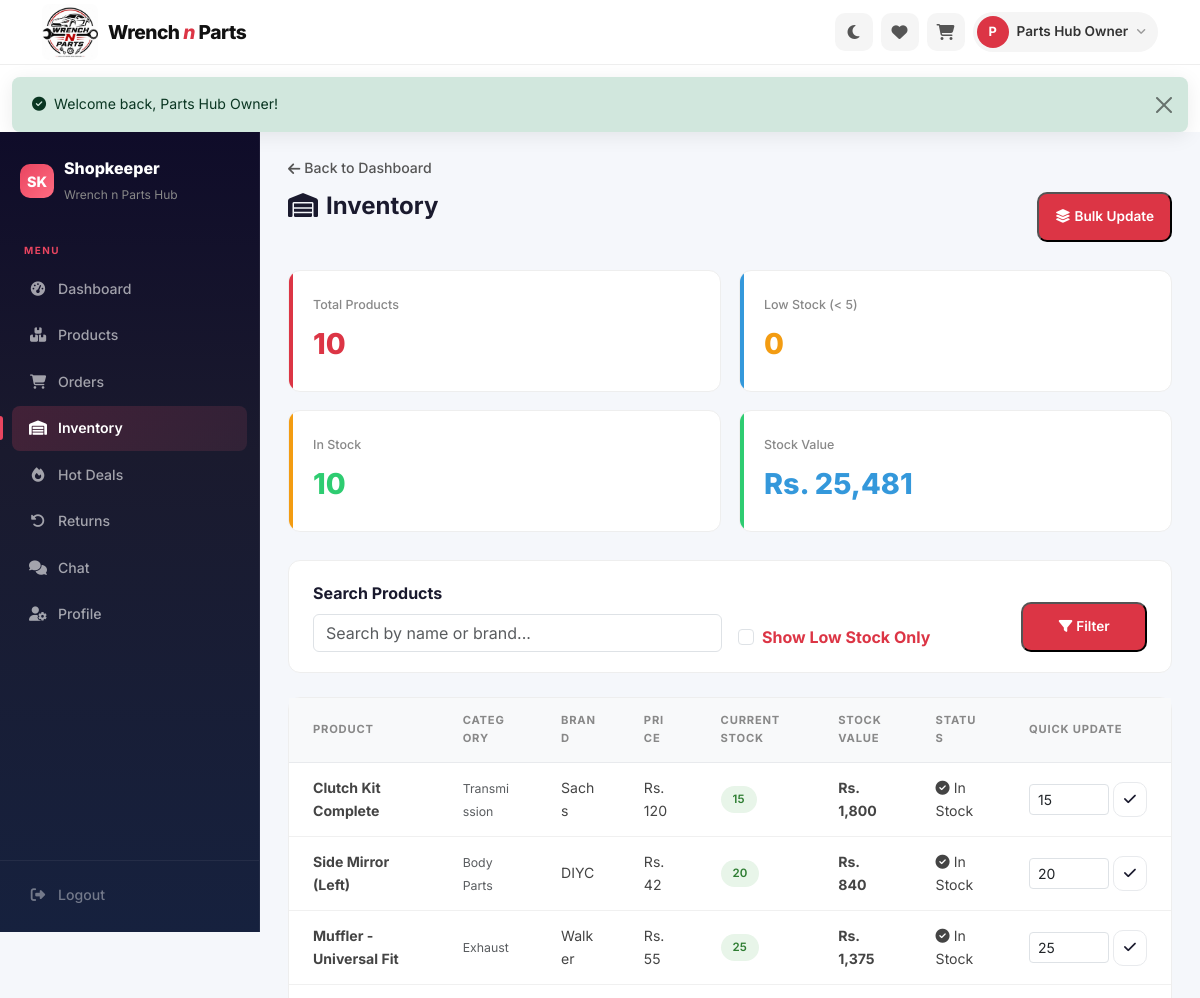
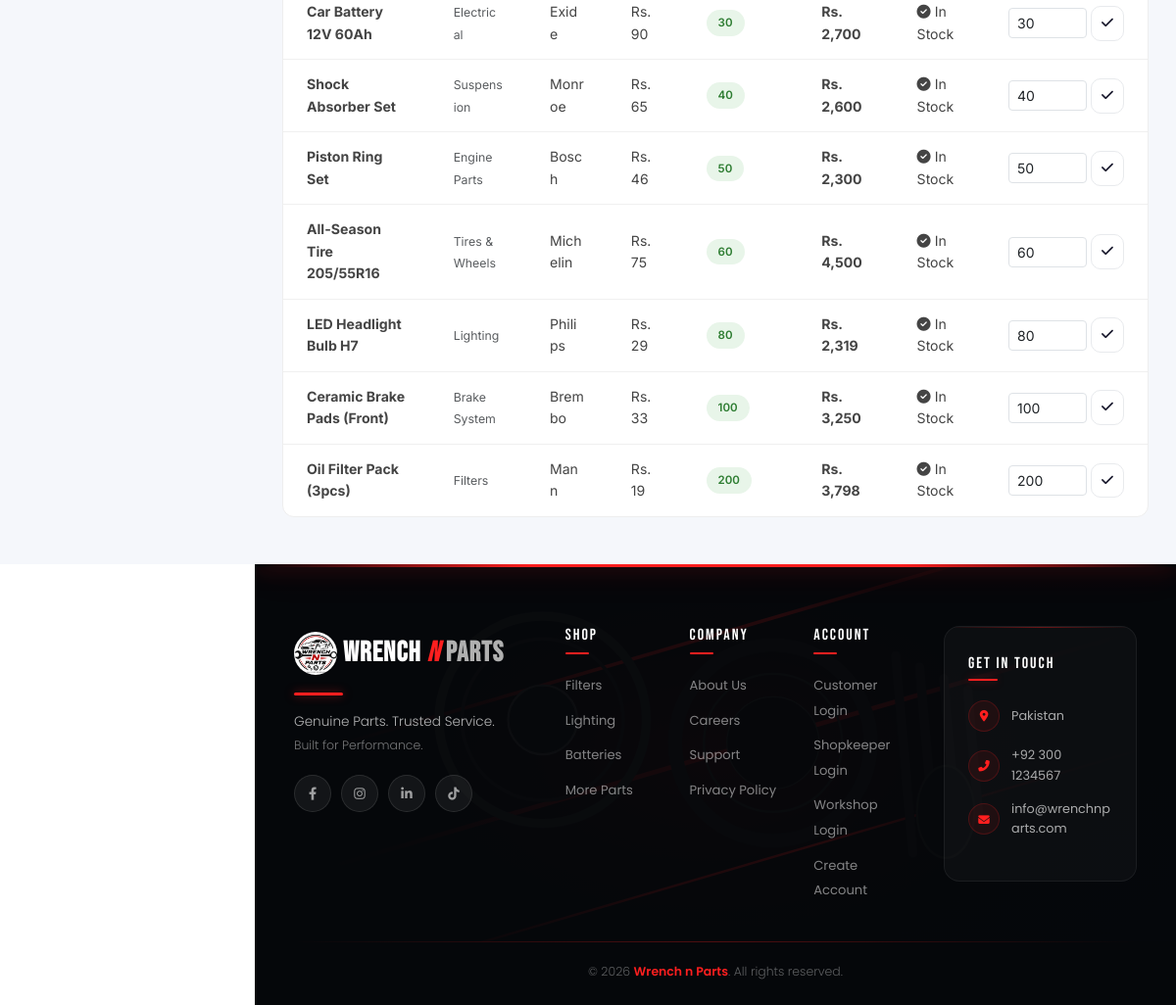
The app's page /legacy_php/shopkeeper/inventory.php (signed in) with its own data (2 pictures, top to bottom).
### tables this page shows
CREATE TABLE IF NOT EXISTS users (
    user_id INT AUTO_INCREMENT PRIMARY KEY,
    name VARCHAR(100) NOT NULL,
    email VARCHAR(150) NOT NULL UNIQUE,
    password VARCHAR(255) NOT NULL,
    phone VARCHAR(20),
    address TEXT,
    role ENUM('customer','shopkeeper','workshop','admin','management') DEFAULT 'customer',
    status ENUM('pending','active','inactive','banned') DEFAULT 'pending',
    profile_image VARCHAR(255) DEFAULT NULL,
    created_at TIMESTAMP DEFAULT CURRENT_TIMESTAMP,
    updated_at TIMESTAMP DEFAULT CURRENT_TIMESTAMP ON UPDATE CURRENT_TIMESTAMP
);

CREATE TABLE IF NOT EXISTS shops (
    shop_id INT AUTO_INCREMENT PRIMARY KEY,
    user_id INT NOT NULL,
    shop_name VARCHAR(150) NOT NULL,
    description TEXT,
    location VARCHAR(255),
    contact VARCHAR(20),
    logo VARCHAR(255) DEFAULT NULL,
    status ENUM('active','inactive','pending') DEFAULT 'pending',
    created_at TIMESTAMP DEFAULT CURRENT_TIMESTAMP,
    FOREIGN KEY (user_id) REFERENCES users(user_id) ON DELETE CASCADE
);

CREATE TABLE IF NOT EXISTS products (
    product_id INT AUTO_INCREMENT PRIMARY KEY,
    shop_id INT NOT NULL,
    category_id INT,
    product_name VARCHAR(200) NOT NULL,
    description TEXT,
    price DECIMAL(10,2) NOT NULL,
    discount_price DECIMAL(10,2) DEFAULT NULL,
    stock INT DEFAULT 0,
    product_image VARCHAR(255) DEFAULT NULL,
    brand VARCHAR(100),
    car_brand VARCHAR(100) DEFAULT NULL,
    car_model VARCHAR(100) DEFAULT NULL,
    compatible_vehicles TEXT,
    status ENUM('available','unavailable','discontinued') DEFAULT 'available',
    created_at TIMESTAMP DEFAULT CURRENT_TIMESTAMP,
    updated_at TIMESTAMP DEFAULT CURRENT_TIMESTAMP ON UPDATE CURRENT_TIMESTAMP,
    FOREIGN KEY (shop_id) REFERENCES shops(shop_id) ON DELETE CASCADE,
    FOREIGN KEY (category_id) REFERENCES categories(category_id) ON DELETE SET NULL
);

CREATE TABLE IF NOT EXISTS categories (
    category_id INT AUTO_INCREMENT PRIMARY KEY,
    category_name VARCHAR(100) NOT NULL,
    category_image VARCHAR(255) DEFAULT NULL,
    description TEXT,
    created_at TIMESTAMP DEFAULT CURRENT_TIMESTAMP
);

### legacy_php/includes/config.php (called while the page is built, shortened)
<?php
$conn = new mysqli(DB_HOST, DB_USER, DB_PASS, DB_NAME);
$conn->set_charset("utf8mb4");
$conn->query("SET time_zone = '+05:00'");
if (!isset($_SESSION['user_id'])) {
    $logged_in = false;
    $current_user = null;
} else {
    $stmt = $conn->prepare("SELECT * FROM users WHERE user_id = ?");
    $stmt->bind_param("i", $_SESSION['user_id']);
    $stmt->execute();
    $result = $stmt->get_result();
    $current_user = $result->fetch_assoc();
    $logged_in = true;
}
function getFlash() {
    if (isset($_SESSION['flash'])) {
        $flash = $_SESSION['flash'];
        return $flash;
    }
    return null;
}
function formatCurrency($amount) {
    return 'Rs. ' . number_format($amount, 0);
}
?>

### legacy_php/shopkeeper/inventory.php (the view, shortened to what this page needs)
<?php
require_once __DIR__ . '/../includes/config.php';
$stmt = $conn->prepare("SELECT * FROM shops WHERE user_id = ?");
$stmt->bind_param("i", $current_user['user_id']);
$stmt->execute();
$shop = $stmt->get_result()->fetch_assoc();
$shop_id = $shop['shop_id'];
$search = isset($_GET['search']) ? sanitize($_GET['search']) : '';
$filter_low = isset($_GET['low_stock']);
$sql = "SELECT p.*, c.category_name FROM products p LEFT JOIN categories c ON p.category_id = c.category_id WHERE p.shop_id = ?";
$params = [$shop_id];
$types = "i";
$sql .= " ORDER BY p.stock ASC, p.product_name ASC";
$stmt = $conn->prepare($sql);
$stmt->bind_param($types, ...$params);
$stmt->execute();
$products = $stmt->get_result()->fetch_all(MYSQLI_ASSOC);
$total_products = count($products);
$low_stock_count = 0;
$out_of_stock = 0;
$total_stock_value = 0;
foreach ($products as $p) {
    $total_stock_value += $p['stock'] * $p['price'];
}
require_once __DIR__ . '/../includes/header.php';
?>
<div class="dash-layout">
    <div class="dash-sidebar">
        <div class="dash-sidebar-brand">
            <div class="dash-brand-icon">SK</div>
            <div>
                <div class="dash-brand-text">Shopkeeper</div>
                <small style="color:#888;font-size:0.75rem;"><?php echo htmlspecialchars($shop['shop_name']); ?></small>
            </div>
        </div>
        <div class="dash-sidebar-label">Menu</div>
        <nav class="dash-nav">
            <a class="dash-nav-link" href="dashboard.php"><i class="fas fa-tachometer-alt"></i>Dashboard</a>
            <a class="dash-nav-link" href="products.php"><i class="fas fa-boxes-stacked"></i>Products</a>
            <a class="dash-nav-link" href="orders.php"><i class="fas fa-shopping-cart"></i>Orders</a>
            <a class="dash-nav-link active" href="inventory.php"><i class="fas fa-warehouse"></i>Inventory</a>
            <a class="dash-nav-link" href="hot-deals.php"><i class="fas fa-fire"></i>Hot Deals</a>
            <a class="dash-nav-link" href="returns.php"><i class="fas fa-undo-alt"></i>Returns</a>
            <a class="dash-nav-link" href="chat.php"><i class="fas fa-comments"></i>Chat</a>
            <a class="dash-nav-link" href="profile.php"><i class="fas fa-user-cog"></i>Profile</a>
        </nav>
        <div class="dash-sidebar-footer">
            <a class="dash-nav-link logout" href="<?php echo SITE_URL; ?>/logout.php"><i class="fas fa-sign-out-alt"></i>Logout</a>
        </div>
    </div>
    <div class="dash-main">
        <a href="<?php echo SITE_URL; ?>/shopkeeper/dashboard.php" style="color:#555;text-decoration:none;font-size:0.88rem;font-weight:500;display:inline-flex;align-items:center;gap:4px;margin-bottom:12px;"><i class="fas fa-arrow-left"></i> Back to Dashboard</a>
        <div class="dash-header">
            <h2 class="fw-bold mb-0"><i class="fas fa-warehouse me-2"></i>Inventory</h2>
            <div class="dash-header-actions">
                <button class="dash-btn-action dash-btn-primary" data-bs-toggle="modal" data-bs-target="#bulkUpdateModal">
                    <i class="fas fa-layer-group me-1"></i>Bulk Update
                </button>
            </div>
        </div>
        <div class="dash-stats">
            <div class="dash-stat-card">
                <div class="dash-stat-label">Total Products</div>
                <div class="dash-stat-number stat-red"><?php echo $total_products; ?></div>
            </div>
            <div class="dash-stat-card">
                <div class="dash-stat-label">Low Stock (< 5)</div>
                <div class="dash-stat-number stat-yellow"><?php echo $low_stock_count; ?></div>
            </div>
            <div class="dash-stat-card">
                <div class="dash-stat-label">In Stock</div>
                <div class="dash-stat-number stat-green"><?php echo $total_products - $out_of_stock; ?></div>
            </div>
            <div class="dash-stat-card">
                <div class="dash-stat-label">Stock Value</div>
                <div class="dash-stat-number stat-blue"><?php echo formatCurrency($total_stock_value); ?></div>
            </div>
        </div>
        <div class="dash-card mb-4">
            <div class="dash-card-body">
                <form method="GET" class="row g-3 align-items-end">
                    <div class="col-md-6">
                        <label class="form-label fw-bold">Search Products</label>
                        <input type="text" name="search" class="form-control" placeholder="Search by name or brand..." value="<?php echo htmlspecialchars($search); ?>">
                    </div>
                    <div class="col-md-4">
                        <div class="form-check mt-4">
                            <input class="form-check-input" type="checkbox" name="low_stock" id="lowStockFilter" <?php echo $filter_low ? 'checked' : ''; ?>>
                            <label class="form-check-label fw-bold" for="lowStockFilter">
                                <span class="text-danger">Show Low Stock Only</span>
                            </label>
                        </div>
                    </div>
                    <div class="col-md-2">
                        <button type="submit" class="dash-btn-action dash-btn-primary w-100"><i class="fas fa-filter me-1"></i>Filter</button>
                    </div>
                </form>
            </div>
        </div>
        <?php if (empty($products)): ?>
            <div class="dash-card">
                <div class="dash-card-body text-center py-5">
                    <i class="fas fa-warehouse fa-3x text-muted mb-3"></i>
                    <h5 class="text-muted">No products found</h5>
                </div>
            </div>
        <?php else: ?>
            <div class="dash-card">
                <div class="dash-card-body p-0">
                    <div class="table-responsive">
                        <table class="table-modern">
                            <thead>
                                <tr>
                                    <th>Product</th>
                                    <th>Category</th>
                                    <th>Brand</th>
                                    <th>Price</th>
                                    <th>Current Stock</th>
                                    <th>Stock Value</th>
                                    <th>Status</th>
                                    <th>Quick Update</th>
                                </tr>
                            </thead>
                            <tbody>
                                <?php foreach ($products as $prod): ?>
                                    <tr <?php echo $prod['stock'] < 5 ? 'class="table-warning"' : ''; ?>>
                                        <td class="fw-bold"><?php echo htmlspecialchars($prod['product_name']); ?></td>
                                        <td><small class="text-muted"><?php echo htmlspecialchars($prod['category_name'] ?? 'N/A'); ?></small></td>
                                        <td><?php echo htmlspecialchars($prod['brand']); ?></td>
                                        <td class="product-price"><?php echo formatCurrency($prod['price']); ?></td>
                                        <td>
                                            <?php if ($prod['stock'] == 0): ?>
                                                <span class="dash-badge dash-badge-red"><?php echo $prod['stock']; ?></span>
                                            <?php elseif ($prod['stock'] < 5): ?>
                                                <span class="dash-badge dash-badge-orange"><?php echo $prod['stock']; ?></span>
                                            <?php else: ?>
                                                <span class="dash-badge dash-badge-green"><?php echo $prod['stock']; ?></span>
                                            <?php endif; ?>
                                        </td>
                                        <td><strong><?php echo formatCurrency($prod['stock'] * $prod['price']); ?></strong></td>
                                        <td>
                                            <?php if ($prod['stock'] == 0): ?>
                                                <span class="stock-out"><i class="fas fa-times-circle me-1"></i>Out of Stock</span>
                                            <?php elseif ($prod['stock'] < 5): ?>
                                                <span class="stock-low"><i class="fas fa-exclamation-triangle me-1"></i>Low Stock</span>
                                            <?php else: ?>
                                                <span class="stock-available"><i class="fas fa-check-circle me-1"></i>In Stock</span>
                                            <?php endif; ?>
                                        </td>
                                        <td>
                                                <form method="POST" class="d-flex align-items-center gap-1">
                                                <input type="number" name="new_stock" value="<?php echo $prod['stock']; ?>" min="0" class="form-control form-control-sm" style="width:80px;">
                                                <button type="submit" class="dash-btn-action dash-btn-outline btn-sm-modern" title="Update" style="padding:6px 10px;"><i class="fas fa-check"></i></button>
                                            </form>
                                        </td>
                                    </tr>
                                <?php endforeach; ?>
                            </tbody>
                        </table>
                    </div>
                </div>
            </div>
        <?php endif; ?>
    </div>
</div>

### legacy_php/includes/header.php (shortened to what this page needs)
<!DOCTYPE html>
<html lang="en">
<head>
    <link href="https://cdn.jsdelivr.net/npm/bootstrap@5.3.0/dist/css/bootstrap.min.css" rel="stylesheet">
    <link href="https://cdnjs.cloudflare.com/ajax/libs/font-awesome/6.4.0/css/all.min.css" rel="stylesheet">
    <link href="<?php echo SITE_URL; ?>/css/style.css?v=<?php echo filemtime(__DIR__ . '/../css/style.css'); ?>" rel="stylesheet" id="theme-css">
    <link href="<?php echo SITE_URL; ?>/css/responsive.css?v=<?php echo filemtime(__DIR__ . '/../css/responsive.css'); ?>" rel="stylesheet">
</head>
<body>
<header class="wnp-header" id="wnpHeader">
    <div class="container">
        <div class="wnp-header-inner">
            <a class="wnp-logo" href="<?php echo SITE_URL; ?>/index.php" id="wnpLogoLink">
                <img src="<?php echo SITE_URL; ?>/uploads/logo.png" alt="Wrench n Parts" class="wnp-logo-img" id="wnpLogoImg">
                <span class="wnp-logo-text">Wrench <span class="wnp-logo-accent">n</span> Parts</span>
            </a>
            <div class="wnp-header-right">
                <button id="theme-toggle" class="wnp-icon-btn" title="Toggle theme">
                    <i class="fas fa-moon"></i>
                </button>
                <?php if ($logged_in): ?>
                    <a class="wnp-icon-btn" href="<?php echo SITE_URL; ?>/customer/wishlist.php" title="Wishlist">
                        <i class="fas fa-heart"></i>
                    </a>
                    <a class="wnp-icon-btn" href="<?php echo SITE_URL; ?>/cart.php" title="Cart">
                        <i class="fas fa-shopping-cart"></i>
                    </a>
                    <div class="wnp-user-menu">
                        <button class="wnp-user-trigger" data-bs-toggle="dropdown">
                            <span class="wnp-user-circle"><?php echo strtoupper(substr($current_user['name'], 0, 1)); ?></span>
                            <span class="wnp-user-text"><?php echo htmlspecialchars($current_user['name']); ?></span>
                            <i class="fas fa-angle-down"></i>
                        </button>
                    </div>
                <?php endif; ?>
            </div>
        </div>
    </div>
</header>
<?php
$flash = getFlash();
if ($flash): ?>
<div class="flash-container">
    <div class="alert alert-<?php echo $flash['type']; ?> alert-dismissible fade show alert-modern" role="alert">
        <div class="d-flex align-items-center">
            <i class="fas fa-<?php echo $flash['type'] === 'success' ? 'check-circle' : ($flash['type'] === 'danger' ? 'exclamation-circle' : 'info-circle'); ?> me-2"></i>
            <?php echo htmlspecialchars($flash['message']); ?>
        </div>
        <button type="button" class="btn-close" data-bs-dismiss="alert"></button>
    </div>
</div>
<?php endif; ?>

### css/responsive.css (style rules this page uses)
html { -webkit-text-size-adjust: 100%; }
body { overflow-x: hidden; width: 100%; }
img, video, iframe, embed, canvas, svg { max-width: 100%; }
table { border-collapse: collapse; }
h1, h2, h3, h4, h5, h6, p, a, span, div, td, th, li { overflow-wrap: break-word; word-break: break-word; }
input, select, textarea, button { font-size: 16px; }
.wnp-header, .dash-layout, .admin-layout, .cust-navbar, .premium-footer, .hero-v2, .section-v2, .pd-wrapper, .bp-wrapper, .ck-page, .chat-page, .support-hero, .careers-hero, .about-hero, .privacy-hero { max-width: 100%; overflow-x: clip; }
@media (max-width: 1400px) { .dash-main { padding: 24px 28px; } }

### records on screen
users: name "P", name "Parts Hub Owner"
shops: shop_name "Wrench n Parts Hub"
products: product_name "Clutch Kit Complete", category.category_name "Transmission", brand "Sachs", price "Rs. 120", stock "15", formatCurrency($prod['stock'] * $prod['price']) "Rs. 1,800", shows "In Stock", new_stock "15"
products: product_name "Side Mirror (Left)", category.category_name "Body Parts", brand "DIYC", price "Rs. 42", stock "20", formatCurrency($prod['stock'] * $prod['price']) "Rs. 840", shows "In Stock", new_stock "20"
products: product_name "Muffler - Universal Fit", category.category_name "Exhaust", brand "Walker", price "Rs. 55", stock "25", formatCurrency($prod['stock'] * $prod['price']) "Rs. 1,375", shows "In Stock", new_stock "25"
products: product_name "Car Battery 12V 60Ah", category.category_name "Electrical", brand "Exide", price "Rs. 90", stock "30", formatCurrency($prod['stock'] * $prod['price']) "Rs. 2,700", shows "In Stock", new_stock "30"
products: product_name "Shock Absorber Set", category.category_name "Suspension", brand "Monroe", price "Rs. 65", stock "40", formatCurrency($prod['stock'] * $prod['price']) "Rs. 2,600", shows "In Stock", new_stock "40"
products: product_name "Piston Ring Set", category.category_name "Engine Parts", brand "Bosch", price "Rs. 46", stock "50", formatCurrency($prod['stock'] * $prod['price']) "Rs. 2,300", shows "In Stock", new_stock "50"
products: product_name "All-Season Tire 205/55R16", category.category_name "Tires & Wheels", brand "Michelin", price "Rs. 75", stock "60", formatCurrency($prod['stock'] * $prod['price']) "Rs. 4,500", shows "In Stock", new_stock "60"
products: product_name "LED Headlight Bulb H7", category.category_name "Lighting", brand "Philips", price "Rs. 29", stock "80", formatCurrency($prod['stock'] * $prod['price']) "Rs. 2,319", shows "In Stock", new_stock "80"
products: product_name "Ceramic Brake Pads (Front)", category.category_name "Brake System", brand "Brembo", price "Rs. 33", stock "100", formatCurrency($prod['stock'] * $prod['price']) "Rs. 3,250", shows "In Stock", new_stock "100"
products: product_name "Oil Filter Pack (3pcs)", category.category_name "Filters", brand "Mann", price "Rs. 19", stock "200", formatCurrency($prod['stock'] * $prod['price']) "Rs. 3,798", shows "In Stock", new_stock "200"

### other values on screen
$flash['message'] "Welcome back, Parts Hub Owner!"
$total_products "10"
$low_stock_count "0"
$total_products - $out_of_stock "10"
formatCurrency($total_stock_value) "Rs. 25,481"
